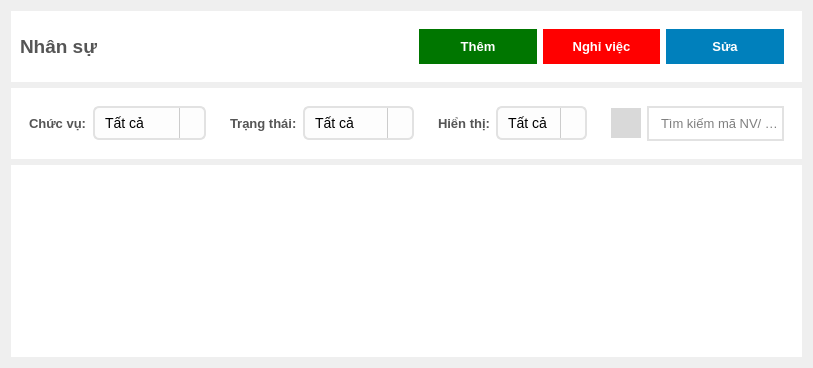
               <widget class="QWidget" name="employee_page">
                <property name="styleSheet">
                 <string notr="true">border: none</string>
                </property>
                <layout class="QVBoxLayout" name="verticalLayout_7">
                 <item>
                  <widget class="QFrame" name="frame_11">
                   <property name="styleSheet">
                    <string notr="true">background-color: rgb(255, 255, 255);</string>
                   </property>
                   <property name="frameShape">
                    <enum>QFrame::StyledPanel</enum>
                   </property>
                   <property name="frameShadow">
                    <enum>QFrame::Raised</enum>
                   </property>
                   <layout class="QHBoxLayout" name="horizontalLayout_9">
                    <item>
                     <widget class="QLabel" name="label_4">
                      <property name="font">
                       <font>
                        <pointsize>14</pointsize>
                        <weight>75</weight>
                        <bold>true</bold>
                       </font>
                      </property>
                      <property name="styleSheet">
                       <string notr="true">color: rgb(85, 85, 85);</string>
                      </property>
                      <property name="text">
                       <string>Nhân sự</string>
                      </property>
                     </widget>
                    </item>
                    <item>
                     <widget class="QFrame" name="frame_19">
                      <property name="frameShape">
                       <enum>QFrame::StyledPanel</enum>
                      </property>
                      <property name="frameShadow">
                       <enum>QFrame::Raised</enum>
                      </property>
                      <layout class="QHBoxLayout" name="horizontalLayout_10">
                       <item>
                        <widget class="QPushButton" name="add_employee_btn">
                         <property name="minimumSize">
                          <size>
                           <width>0</width>
                           <height>35</height>
                          </size>
                         </property>
                         <property name="font">
                          <font>
                           <pointsize>10</pointsize>
                           <weight>75</weight>
                           <bold>true</bold>
                          </font>
                         </property>
                         <property name="cursor">
                          <cursorShape>PointingHandCursor</cursorShape>
                         </property>
                         <property name="styleSheet">
                          <string notr="true">#add_employee_btn{
	background-color: rgb(0, 118, 0);
	color: rgb(255, 255, 255);
}
#add_employee_btn::hover{
	
	background-color: rgb(0, 85, 0);

}</string>
                         </property>
                         <property name="text">
                          <string>Thêm</string>
                         </property>
                         <property name="icon">
                          <iconset resource="../../../resources/resources.qrc">
                           <normaloff>:/UI/icons/plus_2.svg</normaloff>:/UI/icons/plus_2.svg</iconset>
                         </property>
                        </widget>
                       </item>
                       <item>
                        <widget class="QPushButton" name="quit_employee_btn">
                         <property name="minimumSize">
                          <size>
                           <width>0</width>
                           <height>35</height>
                          </size>
                         </property>
                         <property name="font">
                          <font>
                           <pointsize>10</pointsize>
                           <weight>75</weight>
                           <bold>true</bold>
                          </font>
                         </property>
                         <property name="cursor">
                          <cursorShape>PointingHandCursor</cursorShape>
                         </property>
                         <property name="styleSheet">
                          <string notr="true">#quit_employee_btn{
	
	background-color: rgb(255, 0, 0);
	color: rgb(255, 255, 255);
}
#quit_employee_btn::hover{
	
	
	background-color: rgb(188, 0, 0);

}
#quit_employee_btn:disabled {
   color: rgb(120, 120, 120);       /* Màu chữ xám */
   background-color: rgb(200, 200, 200); /* Màu nền xám */
}
</string>
                         </property>
                         <property name="text">
                          <string>Nghỉ việc</string>
                         </property>
                        </widget>
                       </item>
                       <item>
                        <widget class="QPushButton" name="update_employee_btn">
                         <property name="minimumSize">
                          <size>
                           <width>0</width>
                           <height>35</height>
                          </size>
                         </property>
                         <property name="font">
                          <font>
                           <pointsize>10</pointsize>
                           <weight>75</weight>
                           <bold>true</bold>
                          </font>
                         </property>
                         <property name="cursor">
                          <cursorShape>PointingHandCursor</cursorShape>
                         </property>
                         <property name="styleSheet">
                          <string notr="true">#update_employee_btn{
	
	background-color: rgb(0, 128, 188);
	color: rgb(255, 255, 255);
}
#update_employee_btn::hover{
	
	background-color: rgb(0, 85, 127);

}
#update_employee_btn:disabled {
   color: rgb(120, 120, 120);       /* Màu chữ xám */
   background-color: rgb(200, 200, 200); /* Màu nền xám */
}
</string>
                         </property>
                         <property name="text">
                          <string>Sửa</string>
                         </property>
                         <property name="icon">
                          <iconset resource="../../../resources/resources.qrc">
                           <normaloff>:/UI/icons/edit-2-64.ico</normaloff>:/UI/icons/edit-2-64.ico</iconset>
                         </property>
                        </widget>
                       </item>
                      </layout>
                     </widget>
                    </item>
                   </layout>
                  </widget>
                 </item>
                 <item alignment="Qt::AlignTop">
                  <widget class="QFrame" name="frame_10">
                   <property name="styleSheet">
                    <string notr="true">background-color: rgb(255, 255, 255);</string>
                   </property>
                   <property name="frameShape">
                    <enum>QFrame::StyledPanel</enum>
                   </property>
                   <property name="frameShadow">
                    <enum>QFrame::Raised</enum>
                   </property>
                   <layout class="QHBoxLayout" name="horizontalLayout_5">
                    <item>
                     <widget class="QFrame" name="frame_13">
                      <property name="styleSheet">
                       <string notr="true">border:none;</string>
                      </property>
                      <property name="frameShape">
                       <enum>QFrame::StyledPanel</enum>
                      </property>
                      <property name="frameShadow">
                       <enum>QFrame::Raised</enum>
                      </property>
                      <layout class="QHBoxLayout" name="horizontalLayout_6">
                       <item>
                        <widget class="QLabel" name="label">
                         <property name="font">
                          <font>
                           <pointsize>10</pointsize>
                           <weight>75</weight>
                           <bold>true</bold>
                          </font>
                         </property>
                         <property name="styleSheet">
                          <string notr="true">color: rgb(85, 85, 85);</string>
                         </property>
                         <property name="text">
                          <string>Chức vụ:</string>
                         </property>
                        </widget>
                       </item>
                       <item>
                        <widget class="QComboBox" name="filter_employee">
                         <property name="styleSheet">
                          <string notr="true">QComboBox#filter_employee {
    border: 2px solid rgb(226, 226, 226);        
    border-radius: 6px;           
    padding: 6px 10px;             
    background: #fdfdfd;           
    font-size: 14px;
}

QComboBox#filter_employee:focus {
    border: 1px solid #888;        
    background: #ffffff;           
}

QComboBox#filter_employee::drop-down {
    subcontrol-origin: padding;
    subcontrol-position: top right;
    width: 24px;
    border-left: 1px solid #ccc;
}

QComboBox#filter_employee::down-arrow {
	image: url(:/UI/icons/chevron-down.svg);
    width: 12px;
    height: 12px;
}
</string>
                         </property>
                         <item>
                          <property name="text">
                           <string>Tất cả</string>
                          </property>
                         </item>
                         <item>
                          <property name="text">
                           <string>Quản lý</string>
                          </property>
                         </item>
                         <item>
                          <property name="text">
                           <string>Nhân viên</string>
                          </property>
                         </item>
                        </widget>
                       </item>
                      </layout>
                     </widget>
                    </item>
                    <item>
                     <widget class="QFrame" name="frame_16">
                      <property name="styleSheet">
                       <string notr="true">border:none;</string>
                      </property>
                      <property name="frameShape">
                       <enum>QFrame::StyledPanel</enum>
                      </property>
                      <property name="frameShadow">
                       <enum>QFrame::Raised</enum>
                      </property>
                      <layout class="QHBoxLayout" name="horizontalLayout_7">
                       <item>
                        <widget class="QLabel" name="label_2">
                         <property name="font">
                          <font>
                           <pointsize>10</pointsize>
                           <weight>75</weight>
                           <bold>true</bold>
                          </font>
                         </property>
                         <property name="styleSheet">
                          <string notr="true">color: rgb(85, 85, 85);</string>
                         </property>
                         <property name="text">
                          <string>Trạng thái:</string>
                         </property>
                        </widget>
                       </item>
                       <item>
                        <widget class="QComboBox" name="status_filter">
                         <property name="styleSheet">
                          <string notr="true">QComboBox#status_filter {
    border: 2px solid rgb(226, 226, 226);       
    border-radius: 6px;           
    padding: 6px 10px;             
    background: #fdfdfd;           
    font-size: 14px;
}

QComboBox#status_filter:focus {
    border: 1px solid #888;        
    background: #ffffff;           
}

QComboBox#status_filter::drop-down {
    subcontrol-origin: padding;
    subcontrol-position: top right;
    width: 24px;
    border-left: 1px solid #ccc;
}

QComboBox#status_filter::down-arrow {
	image: url(:/UI/icons/chevron-down.svg);
    width: 12px;
    height: 12px;
}
</string>
                         </property>
                         <item>
                          <property name="text">
                           <string>Tất cả</string>
                          </property>
                         </item>
                         <item>
                          <property name="text">
                           <string>Đang làm</string>
                          </property>
                         </item>
                         <item>
                          <property name="text">
                           <string>Đã nghỉ</string>
                          </property>
                         </item>
                        </widget>
                       </item>
                      </layout>
                     </widget>
                    </item>
                    <item>
                     <widget class="QFrame" name="frame_21">
                      <property name="styleSheet">
                       <string notr="true">border:none;</string>
                      </property>
                      <property name="frameShape">
                       <enum>QFrame::StyledPanel</enum>
                      </property>
                      <property name="frameShadow">
                       <enum>QFrame::Raised</enum>
                      </property>
                      <layout class="QHBoxLayout" name="horizontalLayout_15">
                       <item>
                        <widget class="QLabel" name="label_6">
                         <property name="font">
                          <font>
                           <pointsize>10</pointsize>
                           <weight>75</weight>
                           <bold>true</bold>
                          </font>
                         </property>
                         <property name="styleSheet">
                          <string notr="true">color: rgb(85, 85, 85);</string>
                         </property>
                         <property name="text">
                          <string>Hiển thị:</string>
                         </property>
                        </widget>
                       </item>
                       <item>
                        <widget class="QComboBox" name="display_filter">
                         <property name="styleSheet">
                          <string notr="true">QComboBox#display_filter {
    border: 2px solid rgb(226, 226, 226);    
    border-radius: 6px;           
    padding: 6px 10px;             
    background: #fdfdfd;           
    font-size: 14px;
}

QComboBox#display_filter:focus {
    border: 1px solid #888;        
    background: #ffffff;           
}

QComboBox#display_filter::drop-down {
    subcontrol-origin: padding;
    subcontrol-position: top right;
    width: 24px;
    border-left: 1px solid #ccc;
}

QComboBox#display_filter::down-arrow {
	image: url(:/UI/icons/chevron-down.svg);
    width: 12px;
    height: 12px;
}
</string>
                         </property>
                         <item>
                          <property name="text">
                           <string>Tất cả</string>
                          </property>
                         </item>
                         <item>
                          <property name="text">
                           <string>5</string>
                          </property>
                         </item>
                         <item>
                          <property name="text">
                           <string>100</string>
                          </property>
                         </item>
                         <item>
                          <property name="text">
                           <string>200</string>
                          </property>
                         </item>
                         <item>
                          <property name="text">
                           <string>500</string>
                          </property>
                         </item>
                        </widget>
                       </item>
                      </layout>
                     </widget>
                    </item>
                    <item>
                     <widget class="QFrame" name="frame_17">
                      <property name="styleSheet">
                       <string notr="true">border:none;</string>
                      </property>
                      <property name="frameShape">
                       <enum>QFrame::StyledPanel</enum>
                      </property>
                      <property name="frameShadow">
                       <enum>QFrame::Raised</enum>
                      </property>
                      <layout class="QHBoxLayout" name="horizontalLayout_8">
                       <item>
                        <widget class="QToolButton" name="search_employee_btn">
                         <property name="minimumSize">
                          <size>
                           <width>30</width>
                           <height>30</height>
                          </size>
                         </property>
                         <property name="cursor">
                          <cursorShape>PointingHandCursor</cursorShape>
                         </property>
                         <property name="styleSheet">
                          <string notr="true">#search_employee_btn{
background-color: rgb(217, 217, 217);
}
#search_employee_btn::hover{
background-color: rgb(200, 200, 200);
}</string>
                         </property>
                         <property name="icon">
                          <iconset resource="../../../resources/resources.qrc">
                           <normaloff>:/UI/icons/search.svg</normaloff>:/UI/icons/search.svg</iconset>
                         </property>
                        </widget>
                       </item>
                       <item>
                        <widget class="QLineEdit" name="search_input">
                         <property name="minimumSize">
                          <size>
                           <width>0</width>
                           <height>35</height>
                          </size>
                         </property>
                         <property name="font">
                          <font>
                           <pointsize>10</pointsize>
                          </font>
                         </property>
                         <property name="styleSheet">
                          <string notr="true">border: 2px solid rgb(226, 226, 226);    
padding-left: 10px;

</string>
                         </property>
                         <property name="text">
                          <string/>
                         </property>
                         <property name="placeholderText">
                          <string>Tìm kiếm mã NV/ Tên NV</string>
                         </property>
                        </widget>
                       </item>
                      </layout>
                     </widget>
                    </item>
                   </layout>
                  </widget>
                 </item>
                 <item>
                  <widget class="QTableWidget" name="employee_tableWidget">
                   <property name="styleSheet">
                    <string notr="true">QTableWidget {
    font: 13px &quot;Segoe UI&quot;;
	background-color: rgb(255, 255, 255);
}

QHeaderView::section {
    background-color: #2980b9;
    color: white;
    padding: 6px;
	border: 1px solid rgb(191, 191, 191);
    font-weight: bold;
}

QTableWidget::item {
    padding: 6px;
    border: none;
}

QTableWidget::item:selected {
    background-color: #cce5ff;
	border: 1px solid #2980b9;
    color: black;

}


QTableWidget QScrollBar:vertical {
    background: #f0f0f0;
    width: 10px;
    margin: 0px 0px 0px 0px;
    border: none;
    border-radius: 5px;
}

QTableWidget QScrollBar::handle:vertical {
    background: #7aa5d2;
    min-height: 30px;
    border-radius: 5px;
}

QTableWidget QScrollBar::handle:vertical:hover {
    background: #5a92c4;
}

QTableWidget QScrollBar::add-line:vertical, 
QTableWidget QScrollBar::sub-line:vertical {
    background: none;
    height: 0px;
}

QTableWidget QScrollBar::add-page:vertical, 
QTableWidget QScrollBar::sub-page:vertical {
    background: none;
}
</string>
                   </property>
                  </widget>
                 </item>
                </layout>
               </widget>
